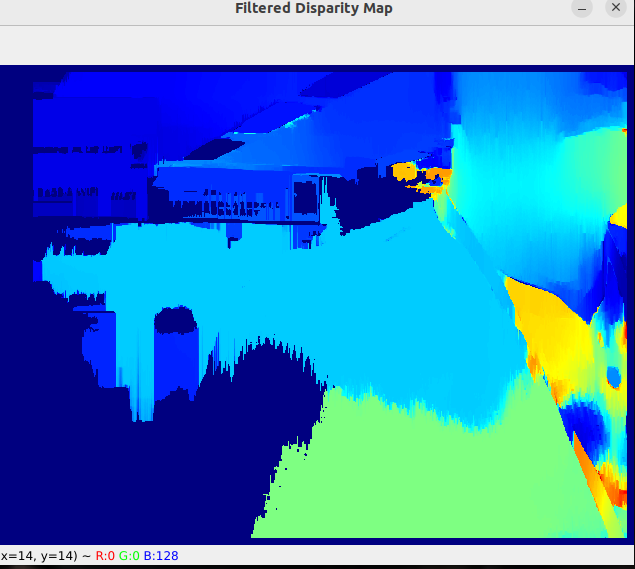
#> input picture dualCAM/sample.png, 635 x 569 px, given in place of the camera
$ python dual_camstyle.py   (older library calls are emulated)
#> lines starting #> are read from the running program, lines starting #| are printed output that depends on the picture

import cv2
import numpy as np

# Initialize the cameras
cap1 = cv2.VideoCapture(0)  # Left camera
cap1.set(cv2.CAP_PROP_FRAME_WIDTH, 640)
cap1.set(cv2.CAP_PROP_FRAME_HEIGHT, 480)
cap1.set(cv2.CAP_PROP_FOURCC, cv2.VideoWriter_fourcc('M', 'J', 'P', 'G'))

cap2 = cv2.VideoCapture(2)  # Right camera
cap2.set(cv2.CAP_PROP_FRAME_WIDTH, 640)
cap2.set(cv2.CAP_PROP_FRAME_HEIGHT, 480)
cap2.set(cv2.CAP_PROP_FOURCC, cv2.VideoWriter_fourcc('M', 'J', 'P', 'G'))


# Initialize StereoBM matcher
stereo = cv2.StereoBM_create(numDisparities=32, blockSize=15)

# Initialize WLS filter
wls_filter = cv2.ximgproc.createDisparityWLSFilter(matcher_left=stereo)
wls_filter.setLambda(8000)
wls_filter.setSigmaColor(1.5)

while True:
    # Capture frames from both cameras
    ret1, frame1 = cap1.read()
#> frame1 is the input picture: shape (569, 635, 3); mean B, G, R 194.3, 133, 58
    ret2, frame2 = cap2.read()

    # Check if frames are captured successfully
    if ret1 and ret2:
        print("Camera 1 resolution: ", frame1.shape[1], "x", frame1.shape[0])
#| Camera 1 resolution:  635 x 569
        print("Camera 2 resolution: ", frame2.shape[1], "x", frame2.shape[0])
#| Camera 2 resolution:  635 x 569
    else:
        print("Failed to grab frames")
        break

    # Convert to grayscale
    gray1 = cv2.cvtColor(frame1, cv2.COLOR_BGR2GRAY)
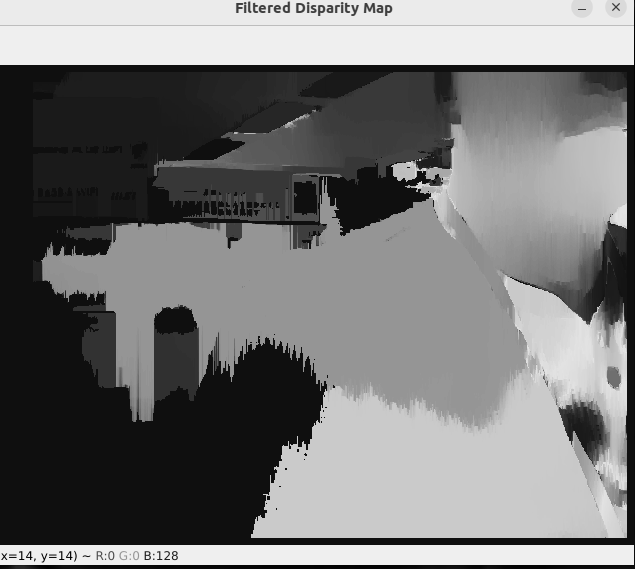
#> gray1: shape (569, 635); min 0, max 239, mean 117.6
    gray2 = cv2.cvtColor(frame2, cv2.COLOR_BGR2GRAY)

    # Compute disparity using StereoBM
    disparity_left = stereo.compute(gray1, gray2)
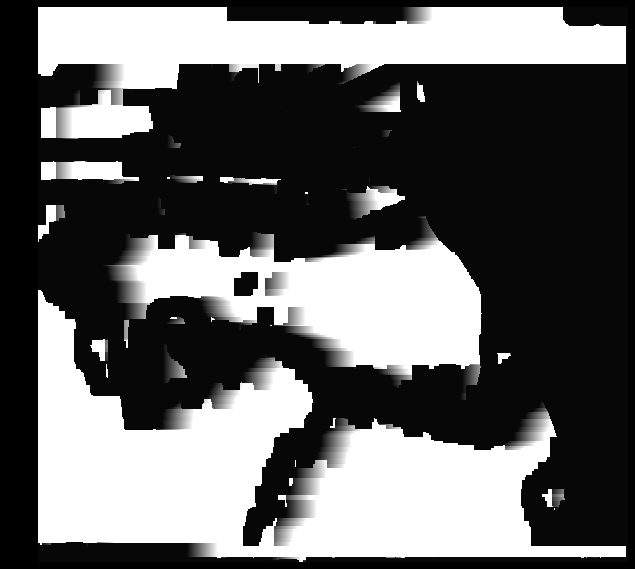
#> disparity_left: shape (569, 635) int16; min -16, max 496, mean 185.6; drawn with min black and max white
    disparity_left = cv2.normalize(disparity_left, None, alpha=0, beta=255, norm_type=cv2.NORM_MINMAX, dtype=cv2.CV_8U)

    # Apply WLS filter
    filtered_disparity = wls_filter.filter(disparity_left, gray1, None, gray2)
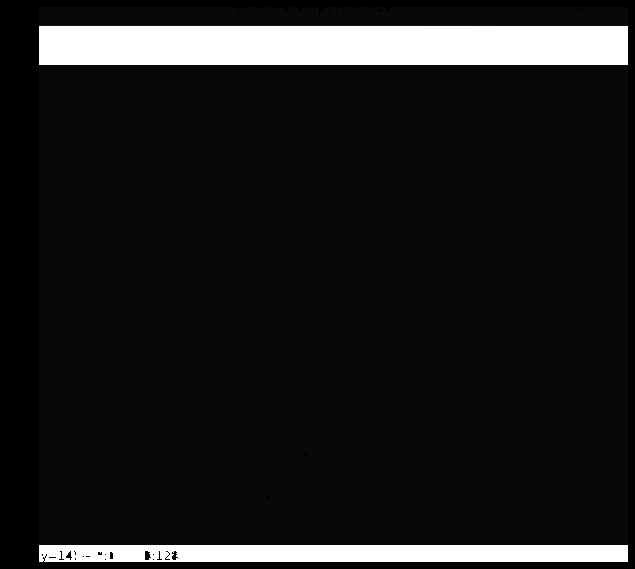
#> filtered_disparity: shape (569, 635); min 0, max 255, mean 29.7

    # Normalize for visualization
    filtered_disparity = cv2.normalize(src=filtered_disparity, dst=filtered_disparity, beta=0, alpha=255, norm_type=cv2.NORM_MINMAX)
    filtered_disparity = np.uint8(filtered_disparity)

    # Generate heat map
    heat_map = cv2.applyColorMap(filtered_disparity, cv2.COLORMAP_JET)
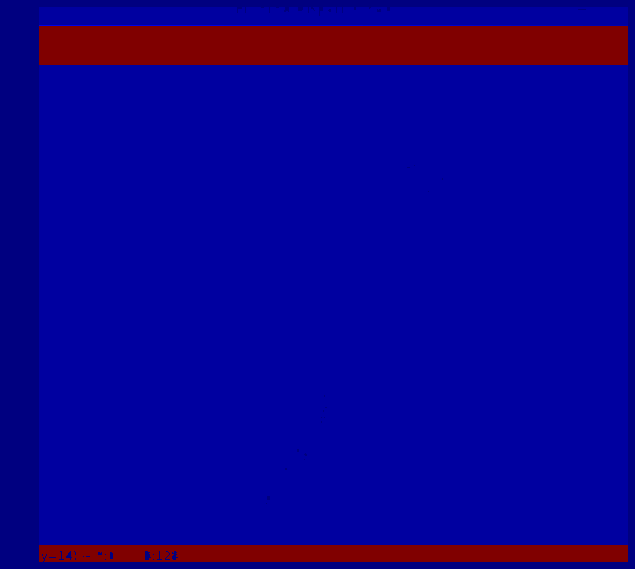
#> heat_map: shape (569, 635, 3); mean B, G, R 142.5, 0, 11.6

    # Show the heat map
    cv2.imshow('Filtered Disparity Map', heat_map)

    if cv2.waitKey(1) & 0xFF == ord('q'):
#> (key q is pressed here)
        break

# Release the cameras and destroy windows
cap1.release()
cap2.release()
cv2.destroyAllWindows()
